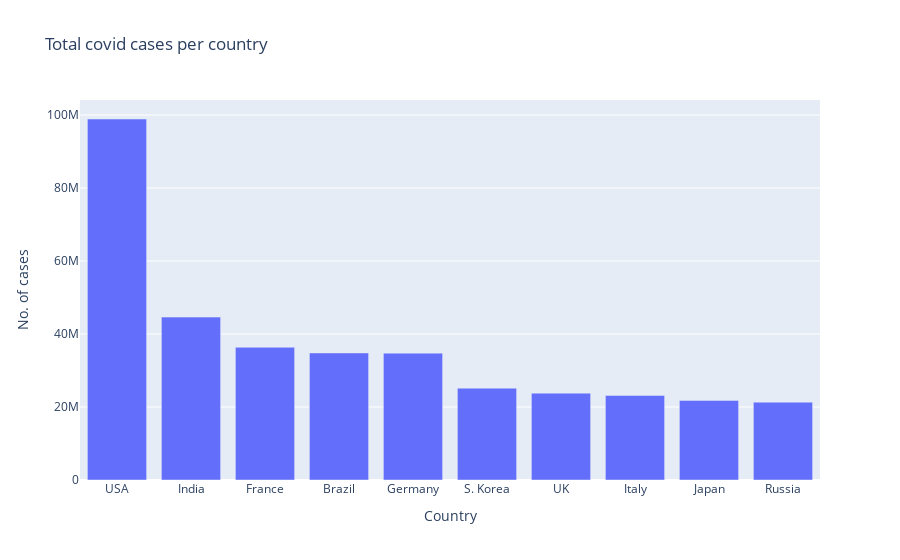

This figure's notebook cell:
### Code cell
# data visualisation
import plotly.graph_objects as go
fig = go.Figure([go.Bar(x = country, y=total_cases)])
fig.update_layout(
    title = "Total covid cases per country",
    xaxis_title="Country",
    yaxis_title = "No. of cases"    
)
fig.show()

### Figure 1 — Plotly figure (JSON) as saved in the notebook; plotly's stock layout.template omitted (floating-point values rounded to 4 significant figures)
{"data": [{"type": "bar", "x": ["USA", "India", "France", "Brazil", "Germany", "S. Korea", "UK", "Italy", "Japan", "Russia"], "y": [98906731, 44633961, 36355694, 34805068, 34758889, 25164695, 23798793, 23172370, 21814973, 21324431]}], "layout": {"title": {"text": "Total covid cases per country"}, "xaxis": {"title": {"text": "Country"}}, "yaxis": {"title": {"text": "No. of cases"}}}}
